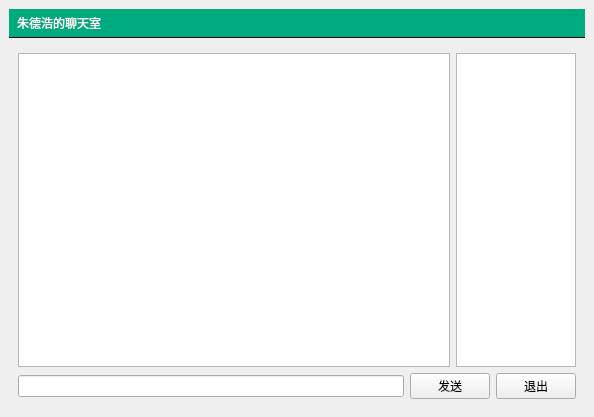
<?xml version="1.0" encoding="UTF-8"?>
<ui version="4.0">
 <class>MainWindow</class>
 <widget class="QMainWindow" name="MainWindow">
  <property name="geometry">
   <rect>
    <x>0</x>
    <y>0</y>
    <width>594</width>
    <height>417</height>
   </rect>
  </property>
  <property name="windowTitle">
   <string>聊天室客户端</string>
  </property>
  <property name="styleSheet">
   <string notr="true">#titleLabel{ 
background: white; 
border: none; 
border-bottom: 1px solid black; 
padding: 5px; 
font:24pt &quot;黑体&quot;;
color:rgb(255,255,255);
background-color:rgba(0,170,127,255);
}
#mainFrame{ 
border: none; 
background: white; 
}
#loginFrame{ 
background: qlineargradient(x1:0, y1:0, x2:0, V2:1, stop: 0#ddf, stop: 1 #aaf); border: 1px solid gray; 
padding: 10px; 
border-radius: 25px; 
}</string>
  </property>
  <widget class="QWidget" name="centralwidget">
   <layout class="QVBoxLayout" name="verticalLayout">
    <item>
     <widget class="QLabel" name="titleLabel">
      <property name="styleSheet">
       <string notr="true">#titleLabel{ 
background: white; 
border: none; 
border-bottom: 1px solid black; 
padding: 5px; 
font:24pt &quot;黑体&quot;;
color:rgb(255,255,255);
background-color:rgba(0,170,127,255);
}
#mainFrame{ 
border: none; 
background: white; 
}
#loginFrame{ 
background: qlineargradient(x1:0, y1:0, x2:0, V2:1, stop: 0#ddf, stop: 1 #aaf); border: 1px solid gray; 
padding: 10px; 
border-radius: 25px; 
}</string>
      </property>
      <property name="text">
       <string>朱德浩的聊天室</string>
      </property>
     </widget>
    </item>
    <item>
     <widget class="QStackedWidget" name="stackedWidget">
      <property name="currentIndex">
       <number>1</number>
      </property>
      <widget class="QWidget" name="loginPage">
       <layout class="QGridLayout" name="gridLayout_3">
        <item row="0" column="1">
         <spacer name="verticalSpacer_3">
          <property name="orientation">
           <enum>Qt::Orientation::Vertical</enum>
          </property>
          <property name="sizeHint" stdset="0">
           <size>
            <width>20</width>
            <height>89</height>
           </size>
          </property>
         </spacer>
        </item>
        <item row="1" column="0">
         <spacer name="horizontalSpacer">
          <property name="orientation">
           <enum>Qt::Orientation::Horizontal</enum>
          </property>
          <property name="sizeHint" stdset="0">
           <size>
            <width>150</width>
            <height>20</height>
           </size>
          </property>
         </spacer>
        </item>
        <item row="1" column="1">
         <widget class="QFrame" name="loginFrame">
          <property name="frameShape">
           <enum>QFrame::Shape::StyledPanel</enum>
          </property>
          <property name="frameShadow">
           <enum>QFrame::Shadow::Raised</enum>
          </property>
          <layout class="QVBoxLayout" name="verticalLayout_2">
           <item>
            <layout class="QGridLayout" name="gridLayout">
             <item row="0" column="0">
              <widget class="QLabel" name="label_2">
               <property name="text">
                <string>服务器地址</string>
               </property>
              </widget>
             </item>
             <item row="0" column="1">
              <widget class="QLineEdit" name="serverEdit">
               <property name="text">
                <string>127.0.0.1</string>
               </property>
              </widget>
             </item>
             <item row="1" column="0">
              <widget class="QLabel" name="usernameEdit">
               <property name="text">
                <string>昵称</string>
               </property>
              </widget>
             </item>
             <item row="1" column="1">
              <widget class="QLineEdit" name="lineEdit_2"/>
             </item>
            </layout>
           </item>
           <item>
            <spacer name="verticalSpacer">
             <property name="orientation">
              <enum>Qt::Orientation::Vertical</enum>
             </property>
             <property name="sizeType">
              <enum>QSizePolicy::Policy::Fixed</enum>
             </property>
             <property name="sizeHint" stdset="0">
              <size>
               <width>20</width>
               <height>10</height>
              </size>
             </property>
            </spacer>
           </item>
           <item>
            <widget class="QPushButton" name="loginButton">
             <property name="text">
              <string>登录聊天室</string>
             </property>
            </widget>
           </item>
          </layout>
         </widget>
        </item>
        <item row="1" column="2">
         <spacer name="horizontalSpacer_2">
          <property name="orientation">
           <enum>Qt::Orientation::Horizontal</enum>
          </property>
          <property name="sizeHint" stdset="0">
           <size>
            <width>149</width>
            <height>20</height>
           </size>
          </property>
         </spacer>
        </item>
        <item row="2" column="1">
         <spacer name="verticalSpacer_2">
          <property name="orientation">
           <enum>Qt::Orientation::Vertical</enum>
          </property>
          <property name="sizeHint" stdset="0">
           <size>
            <width>20</width>
            <height>89</height>
           </size>
          </property>
         </spacer>
        </item>
       </layout>
      </widget>
      <widget class="QWidget" name="chatPage">
       <layout class="QVBoxLayout" name="verticalLayout_3">
        <item>
         <layout class="QHBoxLayout" name="horizontalLayout">
          <item>
           <widget class="QTextEdit" name="roomTextEdit">
            <property name="maximumSize">
             <size>
              <width>16777215</width>
              <height>16777215</height>
             </size>
            </property>
           </widget>
          </item>
          <item>
           <widget class="QListWidget" name="userListWidget">
            <property name="maximumSize">
             <size>
              <width>120</width>
              <height>16777215</height>
             </size>
            </property>
           </widget>
          </item>
         </layout>
        </item>
        <item>
         <layout class="QHBoxLayout" name="horizontalLayout_2">
          <item>
           <widget class="QLineEdit" name="sayLineEdit"/>
          </item>
          <item>
           <widget class="QPushButton" name="sayButton">
            <property name="text">
             <string>发送</string>
            </property>
           </widget>
          </item>
          <item>
           <widget class="QPushButton" name="logoutButton">
            <property name="text">
             <string>退出</string>
            </property>
           </widget>
          </item>
         </layout>
        </item>
       </layout>
      </widget>
     </widget>
    </item>
   </layout>
  </widget>
 </widget>
 <resources/>
 <connections/>
</ui>
